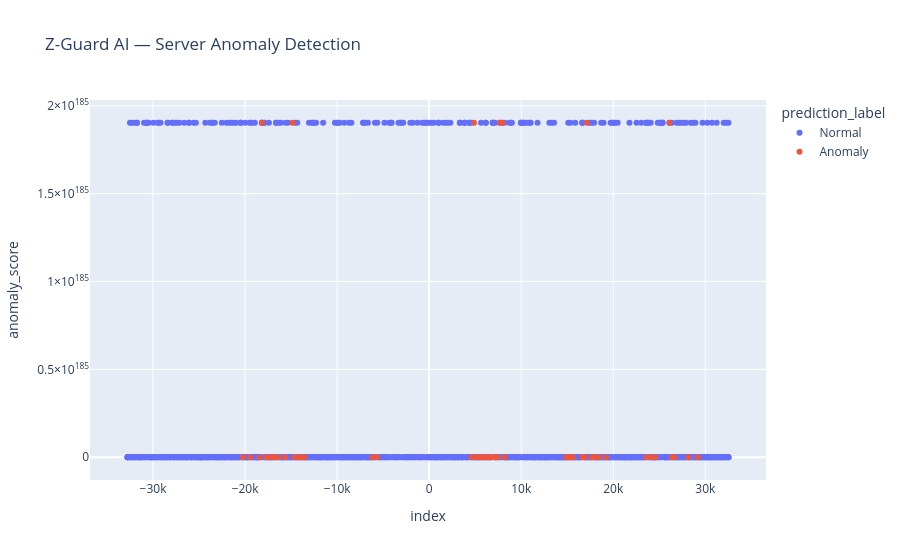

The code cell stored with this chart in its notebook:
### Code cell
import plotly.express as px
from IPython.display import display

fig = px.scatter(
    results.reset_index(),
    x="index",
    y="anomaly_score",
    color="prediction_label",
    hover_data=["culprit_metric", "severity"],
    title="Z-Guard AI — Server Anomaly Detection"
)

display(fig)

### Figure 1 — Plotly figure (JSON) as saved in the notebook; plotly's stock layout.template omitted (floating-point values rounded to 4 significant figures; data arrays with more than 128 entries replaced by an {"elided": "..."} marker saying what was removed)
{"data": [{"customdata": {"elided": "950x2 str values"}, "hovertemplate": "prediction_label=Normal<br>index=%{x}<br>anomaly_score=%{y}<br>culprit_metric=%{customdata[0]}<br>severity=%{customdata[1]}<extra></extra>", "legendgroup": "Normal", "marker": {"color": "#636efa", "symbol": "circle"}, "mode": "markers", "name": "Normal", "orientation": "v", "showlegend": true, "type": "scatter", "x": {"elided": "950 int values"}, "xaxis": "x", "y": {"elided": "950 float values"}, "yaxis": "y"}, {"customdata": [["CPU Usage (%)", "CRITICAL"], ["CPU Usage (%)", "CRITICAL"], ["CPU Usage (%)", "CRITICAL"], ["CPU Usage (%)", "CRITICAL"], ["CPU Usage (%)", "CRITICAL"], ["CPU Usage (%)", "CRITICAL"], ["CPU Usage (%)", "CRITICAL"], ["CPU Usage (%)", "CRITICAL"], ["Memory Usage (%)", "CRITICAL"], ["Memory Usage (%)", "CRITICAL"], ["Disk I/O Utilization (%)", "CRITICAL"], ["Disk I/O Utilization (%)", "WARNING"], ["Disk I/O Utilization (%)", "CRITICAL"], ["Disk I/O Utilization (%)", "CRITICAL"], ["Disk I/O Utilization (%)", "CRITICAL"], ["Disk I/O Utilization (%)", "CRITICAL"], ["Disk I/O Utilization (%)", "CRITICAL"], ["Disk I/O Utilization (%)", "WARNING"], ["Disk I/O Utilization (%)", "CRITICAL"], ["Disk I/O Utilization (%)", "WARNING"], ["Disk I/O Utilization (%)", "CRITICAL"], ["Network Throughput (Mbps)", "WARNING"], ["Network Throughput (Mbps)", "WARNING"], ["Network Throughput (Mbps)", "CRITICAL"], ["Network Throughput (Mbps)", "WARNING"], ["Network Throughput (Mbps)", "WARNING"], ["Network Throughput (Mbps)", "CRITICAL"], ["Network Throughput (Mbps)", "WARNING"], ["Network Throughput (Mbps)", "CRITICAL"], ["Network Throughput (Mbps)", "CRITICAL"], ["Network Throughput (Mbps)", "CRITICAL"], ["Network Throughput (Mbps)", "CRITICAL"], ["Network Throughput (Mbps)", "WARNING"], ["Network Throughput (Mbps)", "WARNING"], ["Network Throughput (Mbps)", "CRITICAL"], ["Disk I/O Utilization (%)", "CRITICAL"], ["Disk I/O Utilization (%)", "CRITICAL"], ["Disk I/O Utilization (%)", "WARNING"], ["Memory Usage (%)", "CRITICAL"], ["Disk I/O Utilization (%)", "CRITICAL"], ["Memory Usage (%)", "CRITICAL"], ["Memory Usage (%)", "CRITICAL"], ["Memory Usage (%)", "CRITICAL"], ["Memory Usage (%)", "CRITICAL"], ["Memory Usage (%)", "CRITICAL"], ["Memory Usage (%)", "CRITICAL"], ["Memory Usage (%)", "CRITICAL"], ["Memory Usage (%)", "CRITICAL"], ["Disk I/O Utilization (%)", "WARNING"], ["Memory Usage (%)", "CRITICAL"]], "hovertemplate": "prediction_label=Anomaly<br>index=%{x}<br>anomaly_score=%{y}<br>culprit_metric=%{customdata[0]}<br>severity=%{customdata[1]}<extra></extra>", "legendgroup": "Anomaly", "marker": {"color": "#EF553B", "symbol": "circle"}, "mode": "markers", "name": "Anomaly", "orientation": "v", "showlegend": true, "type": "scatter", "x": [23552, 24064, 24576, 26112, 26368, 26624, 28160, 29184, -6144, -5632, 14849, 15105, 15361, 15617, 16641, 16897, 17153, 17665, 17921, 18433, 19201, -20223, -19455, -18431, -18175, -17663, -17151, -16895, -16383, -15615, -14847, -14591, -14335, -13823, -13567, 4610, 4866, 5122, 5378, 5634, 5890, 6146, 6402, 6658, 6914, 7170, 7426, 7682, 7938, 8194], "xaxis": "x", "y": [-1.542e-180, 4.667e-62, 4.667e-62, 1.904e+185, 4.667e-62, -1.542e-180, 9.391e-320, -6.066e+66, 2.082e-317, -1.542e-180, -6.066e+66, 2.082e-317, -1.542e-180, -1.542e-180, 4.667e-62, -1.542e-180, 1.904e+185, 4.154e-317, -6.066e+66, 4.667e-62, -1.542e-180, -1.542e-180, 9.518e-320, 4.667e-62, 1.904e+185, 9.518e-320, -1.542e-180, 9.771e-320, -1.542e-180, 4.667e-62, 1.904e+185, 2.082e-317, -6.066e+66, -1.542e-180, -1.542e-180, 4.667e-62, 1.904e+185, -1.542e-180, -6.066e+66, 4.667e-62, 3.119e-317, -6.066e+66, 4.667e-62, -1.542e-180, -6.066e+66, -6.066e+66, -6.066e+66, 1.904e+185, 1.904e+185, -6.066e+66], "yaxis": "y"}], "layout": {"legend": {"title": {"text": "prediction_label"}, "tracegroupgap": 0}, "title": {"text": "Z-Guard AI — Server Anomaly Detection"}, "xaxis": {"anchor": "y", "domain": [0, 1], "title": {"text": "index"}}, "yaxis": {"anchor": "x", "domain": [0, 1], "title": {"text": "anomaly_score"}}}}
